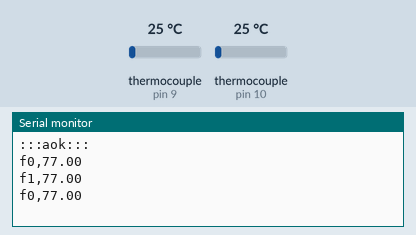
This sketch was run on a simulated Arduino Uno, built with avr-gcc and run on an emulated ATmega328P. Parts: the last lines printed to the serial monitor. The test bench sets the inputs (shaded band); at power-on: thermocouple (sensors on pin 9, pin 10) 25 °C.

Above: at 2.7 s.
2.8 s: thermocouple (sensor on pin 9) set to 6 °C
At 3.4 s:
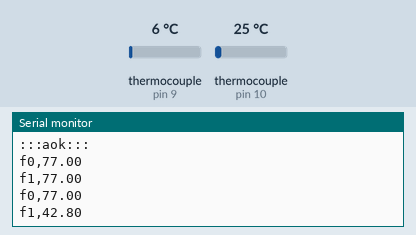
4.3 s: thermocouple (sensor on pin 10) set to 6 °C
At 4.9 s:
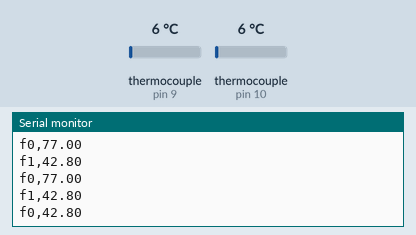
5.8 s: thermocouple (sensor on pin 9) set to 75 °C
At 6.4 s:
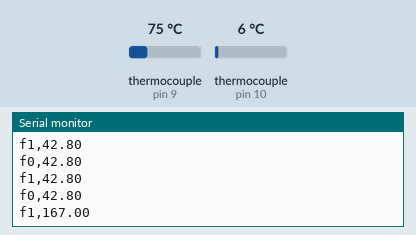
7.3 s: thermocouple (sensor on pin 10) set to 75 °C
At 7.9 s:
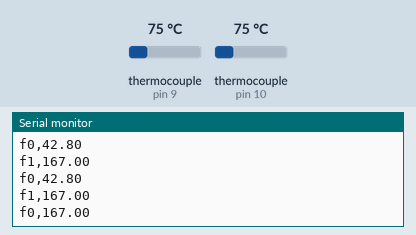
Timing chart, 0 to 9.8 s (numbered marks = the images above; inputs shaded):
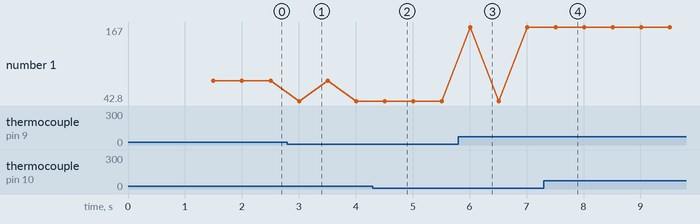

Measured:
- after the input at 2.8 s, the serial monitor: prints a new line after 0.20 s (image 1)
- after the input at 4.3 s, the serial monitor: prints a new line after 0.21 s (image 2)
- after the input at 5.8 s, the serial monitor: prints a new line after 0.21 s (image 3)
- after the input at 7.3 s, the serial monitor: prints a new line after 0.21 s (image 4)
- plotted number 1: 77 → 42.8 after the input at 2.8 s, 42.8 → 167 after the input at 5.8 s

The sketch:

daq.ino
```cpp
#include "max6675.h"

int thermoSCLK = 13;
int thermoCS0 = 10;
int thermoCS1 = 9;
int thermoMISO = 12;

MAX6675 thermocouple0(thermoSCLK, thermoCS0, thermoMISO);
MAX6675 thermocouple1(thermoSCLK, thermoCS1, thermoMISO);
int vccPin = 8;
int gndPin = 7;

void setup() {
  Serial.begin(9600);
  // use Arduino pins
  pinMode(vccPin, OUTPUT); digitalWrite(vccPin, HIGH);
  pinMode(gndPin, OUTPUT); digitalWrite(gndPin, LOW);

  Serial.println(":::aok:::");
  // wait for MAX chip to stabilize
  delay(1500);
}

void loop() {
  // basic readout test, just print the current temp

//   Serial.print("C = ");
//   Serial.println(thermocouple.readCelsius());

   String f0 = "f0,";
   f0 += thermocouple0.readFarenheit();
   Serial.println(f0);
   delay(500);

   String f1 = "f1,";
   f1 += thermocouple1.readFarenheit();
   Serial.println(f1);
   delay(500);
}
```
